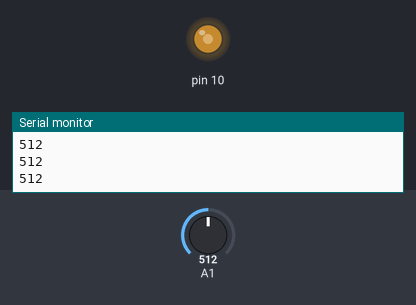
This sketch was run on a simulated Arduino Uno, built with avr-gcc and run on an emulated ATmega328P. On the bench: output pins drawn as LEDs (lit = HIGH), the last lines printed to the serial monitor. The test bench sets the inputs (shaded band); at power-on: A1 = 512.

Above: at 1.3 s.
1.4 s: A1 set to 716
At 2.7 s:
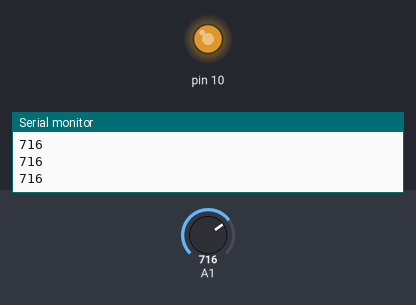
3.0 s: A1 set to 900
At 3.8 s:
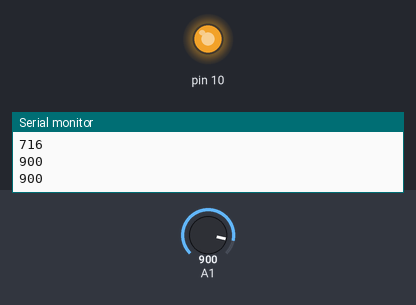
4.5 s: A1 set to 122
At 5.0 s:
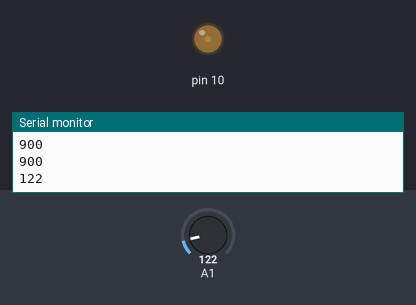
6.0 s: A1 set to 0
At 7.4 s:
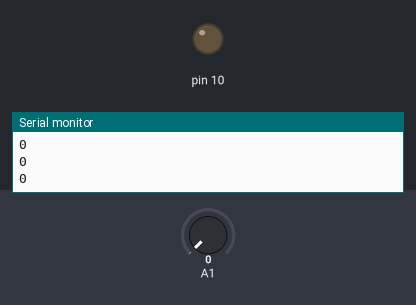
Timing chart, 0 to 8.5 s (numbered marks = the images above; inputs shaded):
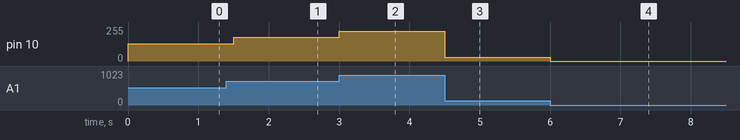

The sketch:

Projet.ino
```cpp
void setup() {
  Serial.begin(9600);
  pinMode(A1, INPUT);

}

void loop() {
  int val = analogRead(A1);
  Serial.println(val);
  val = val / 4;
  analogWrite(10, val);
  delay(500);

}
```

Measured:
- after the input at 1.4 s, pin 10: 128/255 → 179/255 after 0.10 s
- after the input at 3.0 s, pin 10: 179/255 → 225/255 at once
- after the input at 4.5 s, pin 10: 225/255 → 30/255 at once
- after the input at 6.0 s, pin 10: 30/255 → 0/255 at once
